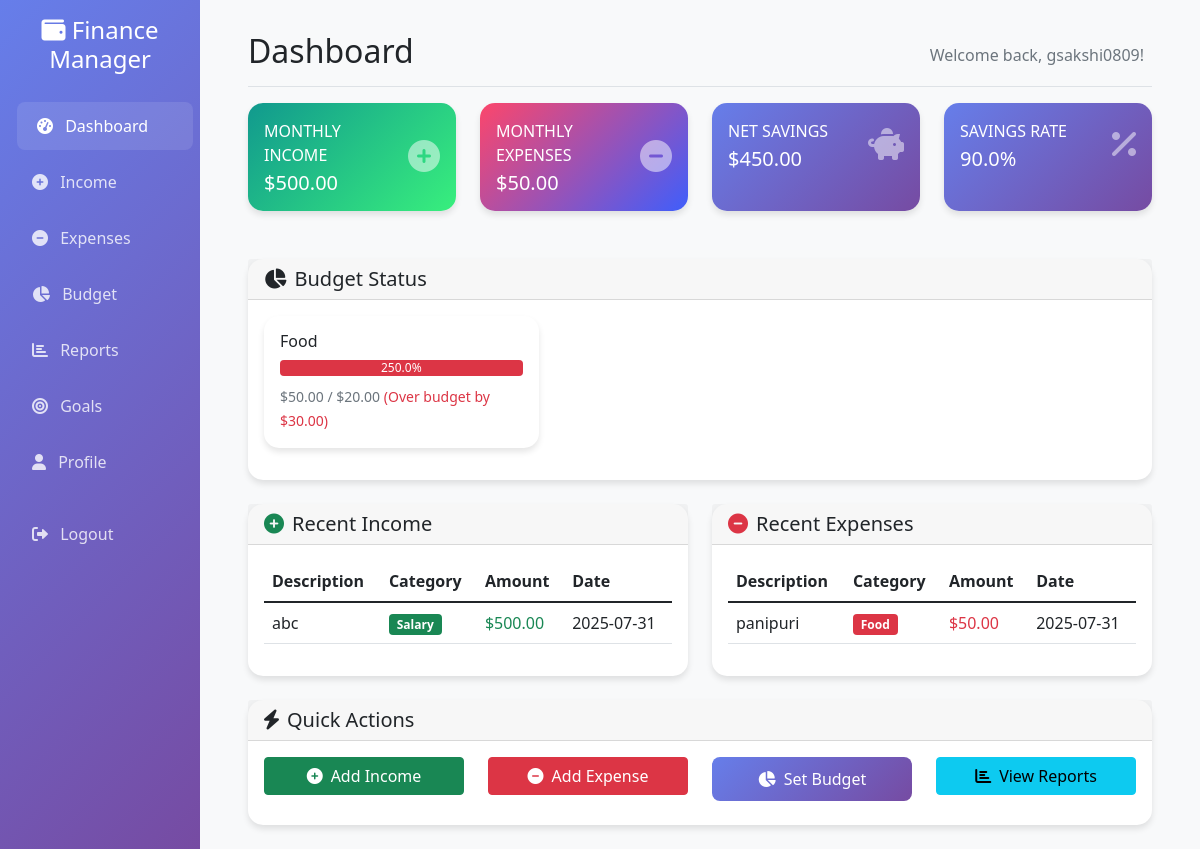
The page /dashboard (signed in) on the database its author committed.
### app.py (models this page shows)
class User(UserMixin, db.Model):
    id = db.Column(db.Integer, primary_key=True)
    username = db.Column(db.String(80), unique=True, nullable=False)
    email = db.Column(db.String(120), unique=True, nullable=False)
    password_hash = db.Column(db.String(120), nullable=False)
    created_at = db.Column(db.DateTime, default=datetime.utcnow)
    updated_at = db.Column(db.DateTime, default=datetime.utcnow, onupdate=datetime.utcnow)
    incomes = db.relationship('Income', backref='user', lazy=True, cascade='all, delete-orphan')
    expenses = db.relationship('Expense', backref='user', lazy=True, cascade='all, delete-orphan')
    budgets = db.relationship('Budget', backref='user', lazy=True, cascade='all, delete-orphan')
    goals = db.relationship('Goal', backref='user', lazy=True, cascade='all, delete-orphan')

class Budget(db.Model):
    id = db.Column(db.Integer, primary_key=True)
    user_id = db.Column(db.Integer, db.ForeignKey('user.id'), nullable=False)
    category = db.Column(db.String(50), nullable=False)
    amount = db.Column(db.Numeric(10, 2), nullable=False)
    period = db.Column(db.String(20), nullable=False, default='monthly')  # monthly, yearly
    created_at = db.Column(db.DateTime, default=datetime.utcnow)

class Income(db.Model):
    id = db.Column(db.Integer, primary_key=True)
    user_id = db.Column(db.Integer, db.ForeignKey('user.id'), nullable=False)
    description = db.Column(db.String(200), nullable=False)
    amount = db.Column(db.Numeric(10, 2), nullable=False)
    category = db.Column(db.String(50), nullable=False)
    income_date = db.Column(db.Date, nullable=False, default=date.today)
    created_at = db.Column(db.DateTime, default=datetime.utcnow)

class Expense(db.Model):
    id = db.Column(db.Integer, primary_key=True)
    user_id = db.Column(db.Integer, db.ForeignKey('user.id'), nullable=False)
    description = db.Column(db.String(200), nullable=False)
    amount = db.Column(db.Numeric(10, 2), nullable=False)
    category = db.Column(db.String(50), nullable=False)
    expense_date = db.Column(db.Date, nullable=False, default=date.today)
    created_at = db.Column(db.DateTime, default=datetime.utcnow)

### app.py (the view)
@app.route('/dashboard')
@login_required
def dashboard():
    current_month = date.today().replace(day=1)
    monthly_income = db.session.query(db.func.sum(Income.amount)).filter(
        Income.user_id == current_user.id,
        Income.income_date >= current_month
    ).scalar() or 0
    monthly_expenses = db.session.query(db.func.sum(Expense.amount)).filter(
        Expense.user_id == current_user.id,
        Expense.expense_date >= current_month
    ).scalar() or 0
    recent_income = Income.query.filter_by(user_id=current_user.id).order_by(Income.created_at.desc()).limit(5).all()
    recent_expenses = Expense.query.filter_by(user_id=current_user.id).order_by(Expense.created_at.desc()).limit(5).all()
    budgets = Budget.query.filter_by(user_id=current_user.id).all()
    budget_status = []
    for budget in budgets:
        spent = db.session.query(db.func.sum(Expense.amount)).filter(
            Expense.user_id == current_user.id,
            Expense.category == budget.category,
            Expense.expense_date >= current_month
        ).scalar() or 0
        budget_status.append({
            'category': budget.category,
            'budget': float(budget.amount),
            'spent': float(spent),
            'remaining': float(budget.amount) - float(spent)
        })
    return render_template('dashboard.html',
                         monthly_income=monthly_income,
                         monthly_expenses=monthly_expenses,
                         recent_income=recent_income,
                         recent_expenses=recent_expenses,
                         budget_status=budget_status)

### templates/dashboard.html (shortened to what this page needs)
{% extends "base.html" %}
{% block content %}
<div class="container-fluid">
    <div class="d-flex justify-content-between flex-wrap flex-md-nowrap align-items-center pt-3 pb-2 mb-3 border-bottom">
        <h1 class="h2">Dashboard</h1>
        <div class="btn-toolbar mb-2 mb-md-0">
            <div class="btn-group me-2">
                <span class="text-muted">Welcome back, {{ current_user.username }}!</span>
            </div>
        </div>
    </div>
    <div class="row mb-4">
        <div class="col-xl-3 col-md-6 mb-4">
            <div class="card income-card h-100">
                <div class="card-body">
                    <div class="row no-gutters align-items-center">
                        <div class="col mr-2">
                            <div class="text-xs font-weight-bold text-uppercase mb-1">Monthly Income</div>
                            <div class="h5 mb-0 font-weight-bold">${{ "%.2f"|format(monthly_income) }}</div>
                        </div>
                        <div class="col-auto">
                            <i class="fas fa-plus-circle fa-2x text-white-50"></i>
                        </div>
                    </div>
                </div>
            </div>
        </div>
        <div class="col-xl-3 col-md-6 mb-4">
            <div class="card expense-card h-100">
                <div class="card-body">
                    <div class="row no-gutters align-items-center">
                        <div class="col mr-2">
                            <div class="text-xs font-weight-bold text-uppercase mb-1">Monthly Expenses</div>
                            <div class="h5 mb-0 font-weight-bold">${{ "%.2f"|format(monthly_expenses) }}</div>
                        </div>
                        <div class="col-auto">
                            <i class="fas fa-minus-circle fa-2x text-white-50"></i>
                        </div>
                    </div>
                </div>
            </div>
        </div>
        <div class="col-xl-3 col-md-6 mb-4">
            <div class="card stat-card h-100">
                <div class="card-body">
                    <div class="row no-gutters align-items-center">
                        <div class="col mr-2">
                            <div class="text-xs font-weight-bold text-uppercase mb-1">Net Savings</div>
                            <div class="h5 mb-0 font-weight-bold">${{ "%.2f"|format(monthly_income - monthly_expenses) }}</div>
                        </div>
                        <div class="col-auto">
                            <i class="fas fa-piggy-bank fa-2x text-white-50"></i>
                        </div>
                    </div>
                </div>
            </div>
        </div>
        <div class="col-xl-3 col-md-6 mb-4">
            <div class="card stat-card h-100">
                <div class="card-body">
                    <div class="row no-gutters align-items-center">
                        <div class="col mr-2">
                            <div class="text-xs font-weight-bold text-uppercase mb-1">Savings Rate</div>
                            <div class="h5 mb-0 font-weight-bold">
                                {% if monthly_income > 0 %}
                                    {{ "%.1f"|format(((monthly_income - monthly_expenses) / monthly_income) * 100) }}%
                                {% else %}
                                    0%
                                {% endif %}
                            </div>
                        </div>
                        <div class="col-auto">
                            <i class="fas fa-percentage fa-2x text-white-50"></i>
                        </div>
                    </div>
                </div>
            </div>
        </div>
    </div>
    {% if budget_status %}
    <div class="row mb-4">
        <div class="col-12">
            <div class="card">
                <div class="card-header">
                    <h5 class="mb-0"><i class="fas fa-chart-pie me-2"></i>Budget Status</h5>
                </div>
                <div class="card-body">
                    <div class="row">
                        {% for budget in budget_status %}
                        <div class="col-md-4 mb-3">
                            <div class="card">
                                <div class="card-body">
                                    <h6 class="card-title">{{ budget.category }}</h6>
                                    <div class="progress mb-2">
                                        {% set percentage = (budget.spent / budget.budget * 100) if budget.budget > 0 else 0 %}
                                        <div class="progress-bar {% if percentage > 100 %}bg-danger{% elif percentage > 80 %}bg-warning{% else %}bg-success{% endif %}"
                                             role="progressbar"
                                             style="width: {{ percentage }}%">
                                            {{ "%.1f"|format(percentage) }}%
                                        </div>
                                    </div>
                                    <small class="text-muted">
                                        ${{ "%.2f"|format(budget.spent) }} / ${{ "%.2f"|format(budget.budget) }}
                                        {% if budget.remaining < 0 %}
                                            <span class="text-danger">(Over budget by ${{ "%.2f"|format(-budget.remaining) }})</span>
                                        {% else %}
                                            <span class="text-success">(${{ "%.2f"|format(budget.remaining) }} remaining)</span>
                                        {% endif %}
                                    </small>
                                </div>
                            </div>
                        </div>
                        {% endfor %}
                    </div>
                </div>
            </div>
        </div>
    </div>
    {% endif %}
    <div class="row">
        <div class="col-lg-6">
            <div class="card">
                <div class="card-header">
                    <h5 class="mb-0"><i class="fas fa-plus-circle me-2 text-success"></i>Recent Income</h5>
                </div>
                <div class="card-body">
                    {% if recent_income %}
                        <div class="table-responsive">
                            <table class="table table-hover">
                                <thead>
                                    <tr>
                                        <th>Description</th>
                                        <th>Category</th>
                                        <th>Amount</th>
                                        <th>Date</th>
                                    </tr>
                                </thead>
                                <tbody>
                                    {% for income in recent_income %}
                                    <tr>
                                        <td>{{ income.description }}</td>
                                        <td><span class="badge bg-success">{{ income.category }}</span></td>
                                        <td class="text-success">${{ "%.2f"|format(income.amount) }}</td>
                                        <td>{{ income.income_date.strftime('%Y-%m-%d') }}</td>
                                    </tr>
                                    {% endfor %}
                                </tbody>
                            </table>
                        </div>
                    {% else %}
                        <p class="text-muted text-center">No recent income transactions</p>
                    {% endif %}
                </div>
            </div>
        </div>
        <div class="col-lg-6">
            <div class="card">
                <div class="card-header">
                    <h5 class="mb-0"><i class="fas fa-minus-circle me-2 text-danger"></i>Recent Expenses</h5>
                </div>
                <div class="card-body">
                    {% if recent_expenses %}
                        <div class="table-responsive">
                            <table class="table table-hover">
                                <thead>
                                    <tr>
                                        <th>Description</th>
                                        <th>Category</th>
                                        <th>Amount</th>
                                        <th>Date</th>
                                    </tr>
                                </thead>
                                <tbody>
                                    {% for expense in recent_expenses %}
                                    <tr>
                                        <td>{{ expense.description }}</td>
                                        <td><span class="badge bg-danger">{{ expense.category }}</span></td>
                                        <td class="text-danger">${{ "%.2f"|format(expense.amount) }}</td>
                                        <td>{{ expense.expense_date.strftime('%Y-%m-%d') }}</td>
                                    </tr>
                                    {% endfor %}
                                </tbody>
                            </table>
                        </div>
                    {% else %}
                        <p class="text-muted text-center">No recent expense transactions</p>
                    {% endif %}
                </div>
            </div>
        </div>
    </div>
    <div class="row mt-4">
        <div class="col-12">
            <div class="card">
                <div class="card-header">
                    <h5 class="mb-0"><i class="fas fa-bolt me-2"></i>Quick Actions</h5>
                </div>
                <div class="card-body">
                    <div class="row">
                        <div class="col-md-3 mb-2">
                            <a href="{{ url_for('income') }}" class="btn btn-success w-100">
                                <i class="fas fa-plus-circle me-2"></i>Add Income
                            </a>
                        </div>
                        <div class="col-md-3 mb-2">
                            <a href="{{ url_for('expense') }}" class="btn btn-danger w-100">
                                <i class="fas fa-minus-circle me-2"></i>Add Expense
                            </a>
                        </div>
                        <div class="col-md-3 mb-2">
                            <a href="{{ url_for('budget') }}" class="btn btn-primary w-100">
                                <i class="fas fa-chart-pie me-2"></i>Set Budget
                            </a>
                        </div>
                        <div class="col-md-3 mb-2">
                            <a href="{{ url_for('reports') }}" class="btn btn-info w-100">
                                <i class="fas fa-chart-bar me-2"></i>View Reports
                            </a>
                        </div>
                    </div>
                </div>
            </div>
        </div>
    </div>
</div>
{% endblock %}

### rows shown on the page
User: username "gsakshi0809"
Budget: category "Food", percentage "250.0", spent "50.00", budget "20.00", remaining "30.00"
Income: description "abc", category "Salary", amount "500.00", income_date "2025-07-31"
Expense: description "panipuri", category "Food", amount "50.00", expense_date "2025-07-31"

### other values the page prints
{{ "%.2f"|format(monthly_income) }} "500.00"
{{ "%.2f"|format(monthly_expenses) }} "50.00"
{{ "%.2f"|format(monthly_income - monthly_expenses) }} "450.00"
